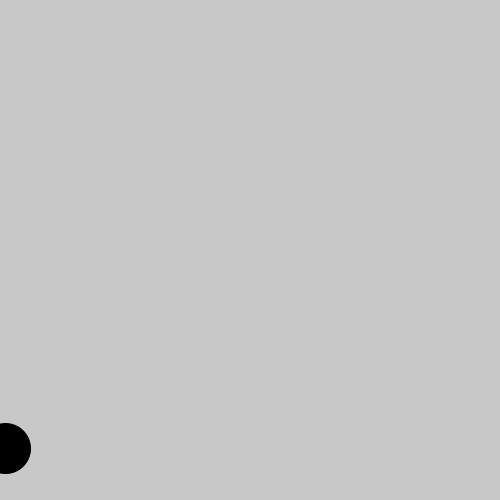
Frame 1 (no input)
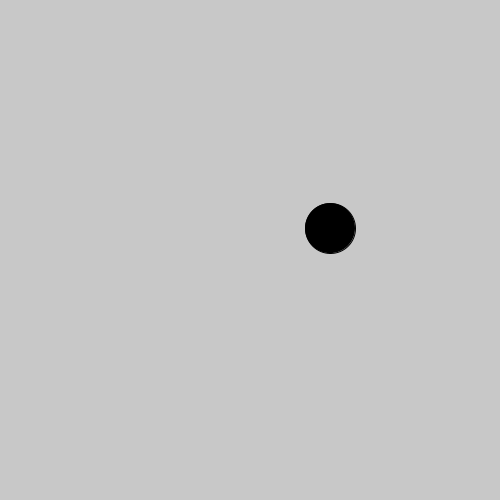
Frame 60 (the mouse pressed at the canvas centre just before this capture)
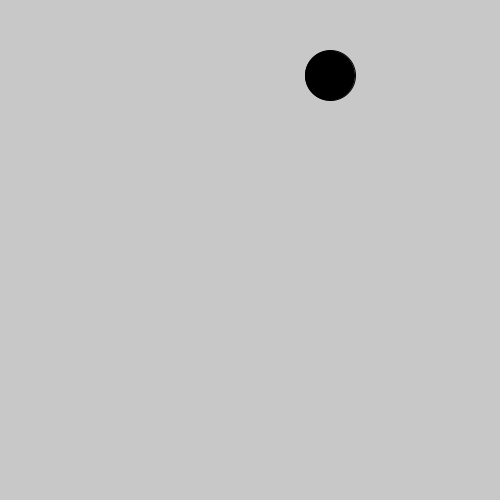
Frame 120 (the mouse held since frame 60 and released just before this capture)

The Processing sketch that drew these frames (run headless with seeded random() and noise(); from frame 60 on, the mouse is pressed at the canvas centre):

// Processing sketch: BouceSineClasswork
// ── BouceSineClasswork.pde
 //HW ADD HORIZONTAL BOUNCE
//text()
float xSpeed = 5.5; //The speed the ball moves across the screen horizontally
float ySpeed = .01; //The speed the ball moves across the screen vertically
float bounceHeight = 420; //How high the ball bounces

boolean flip;
float x, T, H;

void setup()
{
  size(500,500);
}
void draw()
{
  T += ySpeed;
  H = 475-abs(sin(T*2*PI) * bounceHeight);
  
  if(x <= 10)
    flip = false;
  else if(x >= 490)
    flip = true;
  
  if(flip)
    x -= xSpeed;
  else
    x += xSpeed;
    
  background(200);
  fill(0);
  ellipse(x,H,50,50);
  println(x);
}
